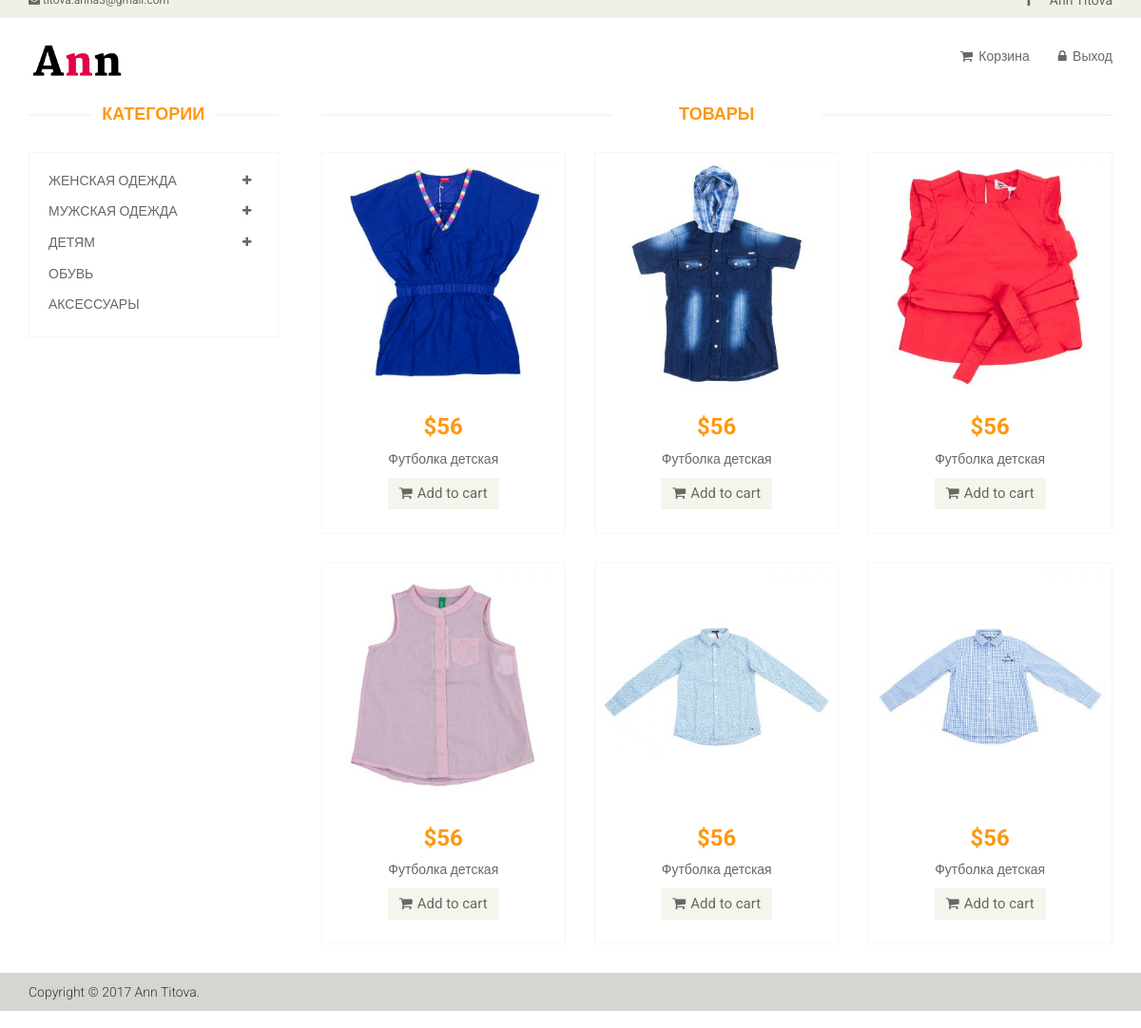
The app's page /magazin_child_t-shirt.php with its own data.
### tables this page shows
CREATE TABLE IF NOT EXISTS `products` (
  `id` int(111) NOT NULL AUTO_INCREMENT,
  `id_user` int(11) NOT NULL,
  `name` varchar(255) NOT NULL,
  `size` varchar(255) NOT NULL,
  `color` varchar(255) NOT NULL,
  `sezon` varchar(255) NOT NULL,
  `image` varchar(255) NOT NULL,
  `view` varchar(255) NOT NULL,
  `cart` int(11) NOT NULL,
  `price` varchar(255) NOT NULL,
  PRIMARY KEY (`id`)
);

### magazin_child_t-shirt.php (the view, shortened to what this page needs)
<?php include ("header.php"); ?>
				<div class="col-sm-9 padding-right">
					<div class="features_items">
						<h2 class="title text-center">Товары</h2>
												<?php
$res = mysql_query("SELECT * FROM products WHERE view = 'Childtshirt'") or die(mysql_error());
while($total = mysql_fetch_array($res)){
echo '
<div class="col-sm-4">
							<div class="product-image-wrapper">
								<div class="single-products">
									<div class="productinfo text-center">
										<img src="images/home/t-shirt/'. $total['image'] .'" alt="" />
										<h2>'. $total['price'] .'</h2>
										<p>'. $total['name'] .'</p>
										<a href="#" class="btn btn-default add-to-cart"><i class="fa fa-shopping-cart"></i>Add to cart</a>
									</div>
									<div class="product-overlay">
										<div class="overlay-content">
										<div class = "content-opis">
										<p>Цвет: '. $total['color'] .'</p>
										<p>Размер: '. $total['size'] .'</p>
										<p>Сезон: '. $total['sezon'] .'</p>
										</div>
											<h2>'. $total['price'] .'</h2>
											<p>'. $total['name'] .'</p>
											<form action = "cart.php?id='. $total['id'] .'" method="post">
											 <button type="submit" class = "submit"> <a  class="btn btn-default add-to-cart"><i class="fa fa-shopping-cart"></i>Add to cart</a></button>
											</form>
										</div>
									</div>
								</div>
							</div>
						</div>
';
}
						?>
					</div>
				</div>
			<?php
						include ("footer.php");?>

### css/main.css (style rules this page uses)
body { font-family: 'Roboto', sans-serif; background:; position: relative; font-weight:400px; }
a { -webkit-transition: 300ms; -moz-transition: 300ms; -o-transition: 300ms; transition: 300ms; }
h1, h2, h3, h4, h5, h6 { font-family: 'Roboto', sans-serif; }
.left-sidebar h2:after, h2.title:after { content: " "; position: absolute; border: 1px solid #f5f5f5; bottom:8px; left: 0; width: 100%; height: 0; z-index: -2; }
h2.title:before { content: " "; position: absolute; background: #fff; bottom: -6px; width: 220px; height: 30px; z-index: -1; left: 50%; margin-left: -110px; }
.padding-right { padding-right: 0; }
.features_items { overflow:hidden; }
h2.title { color: #FE980F; font-family: 'Roboto', sans-serif; font-size: 18px; font-weight: 700; margin: 0 15px; text-transform: uppercase; margin-bottom: 30px; position: relative; }
.product-image-wrapper { border:1px solid #F7F7F5; overflow: hidden; margin-bottom:30px; }
.single-products { position: relative; }
.productinfo h2 { color: #FE980F; font-family: 'Roboto', sans-serif; font-size: 24px; font-weight: 700; }
.productinfo p { font-family: 'Roboto', sans-serif; font-size: 14px; font-weight: 400; color: #696763; }
.productinfo img { width: 100%; }
.productinfo { position:relative; }
.product-overlay { background:#FE980F; top: 0; display: none; height: 0; position: absolute; transition: height 500ms ease 0s; width: 100%; display: block; opacity:; }
.product-overlay .overlay-content { bottom: 5%; position: absolute; bottom: 5%; text-align: center; width: 100%; }
.add-to-cart { background:#F5F5ED; border: 0 none; border-radius: 0; color: #696763; font-family: 'Roboto', sans-serif; font-size: 15px; margin-bottom: 25px; }
.add-to-cart i { margin-right:5px; }

### records on screen
products: image (picture), price "$56", name "Футболка детская"
products: image (picture), price "$56", name "Футболка детская"
products: image (picture), price "$56", name "Футболка детская"
products: image (picture), price "$56", name "Футболка детская"
products: image (picture), price "$56", name "Футболка детская"
products: image (picture), price "$56", name "Футболка детская"
